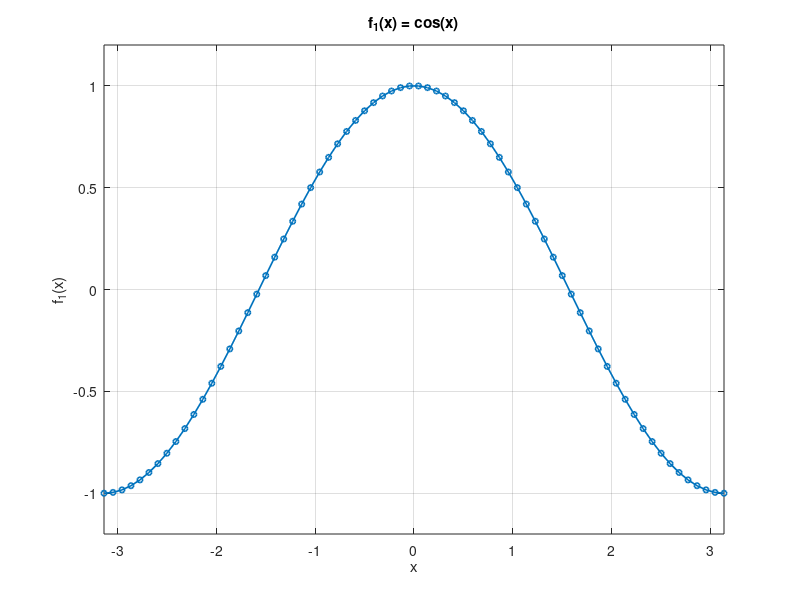
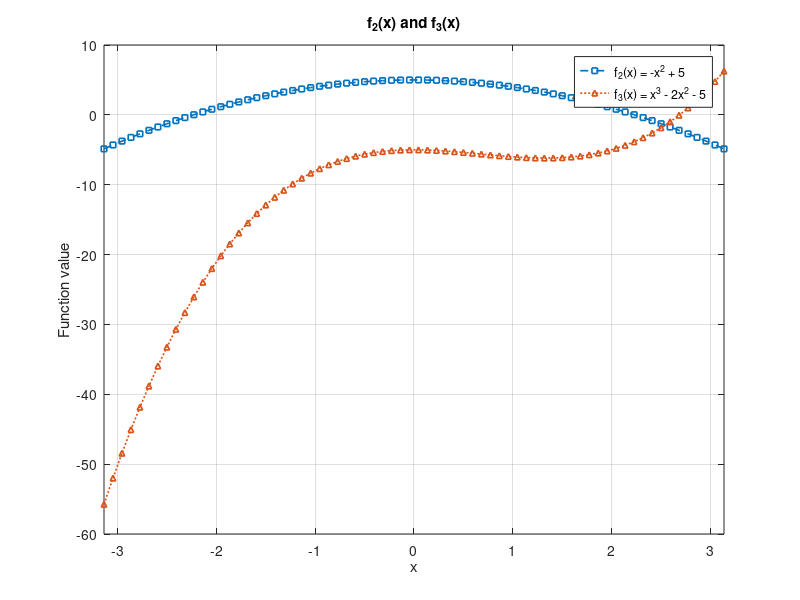
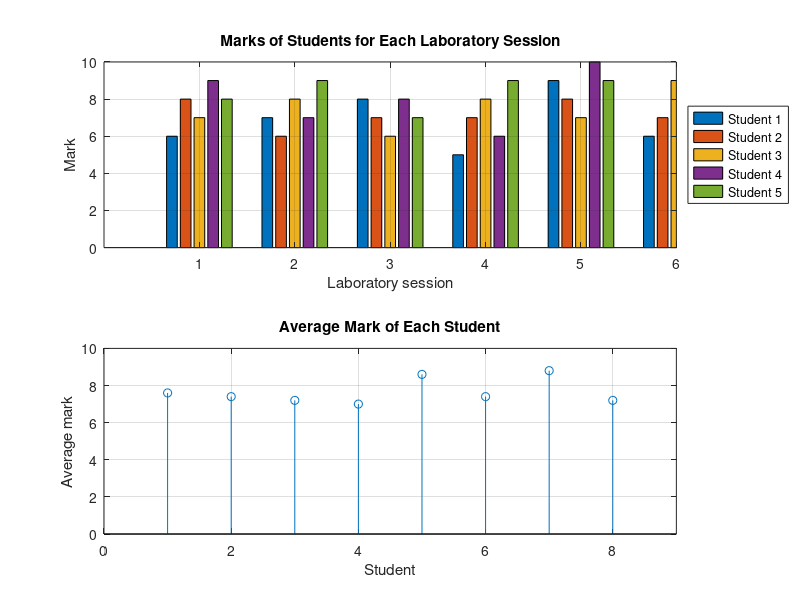

The MATLAB source for these figures, in order:
%Arseniy Kaurdakou, EDIfu-25/2, 2026.09.21
clear;
clc;
close all;

x = linspace(-pi, pi, 70);

f1 = cos(x);
f2 = -x.^2 + 5;
f3 = x.^3 - 2*x.^2 - 5;

figure;

plot(x, f1, '-o', ...
    'LineWidth', 1.2, ...
    'MarkerSize', 4);

xlabel('x');
ylabel('f_1(x)');
title('f_1(x) = cos(x)');
grid on;

axis([-pi pi -1.2 1.2]);


figure;

plot(x, f2, '--s', ...
    'LineWidth', 1.2, ...
    'MarkerSize', 4);

hold on;

plot(x, f3, ':^', ...
    'LineWidth', 1.2, ...
    'MarkerSize', 4);

xlabel('x');
ylabel('Function value');
title('f_2(x) and f_3(x)');

legend('f_2(x) = -x^2 + 5', ...
       'f_3(x) = x^3 - 2x^2 - 5', ...
       'Location', 'best');

grid on;
axis([-pi pi -60 10]);

hold off;

marks = [ ...
    6 8 7 9 8;
    7 6 8 7 9;
    8 7 6 8 7;
    5 7 8 6 9;
    9 8 7 10 9;
    6 7 9 8 7;
    8 9 10 9 8;
    7 8 6 7 8];

students = {'Student 1','Student 2','Student 3','Student 4', ...
            'Student 5','Student 6','Student 7','Student 8'};

average_mark = marks * ones(5,1) / 5;

figure;

subplot(2,1,1);

bar(marks);

xlabel('Laboratory session');
ylabel('Mark');
title('Marks of Students for Each Laboratory Session');

axis([0 6 0 10]);
grid on;

legend(students, 'Location', 'eastoutside');

subplot(2,1,2);

stem(1:8, average_mark, 'o');

xlabel('Student');
ylabel('Average mark');
title('Average Mark of Each Student');

axis([0 9 0 10]);
grid on;
